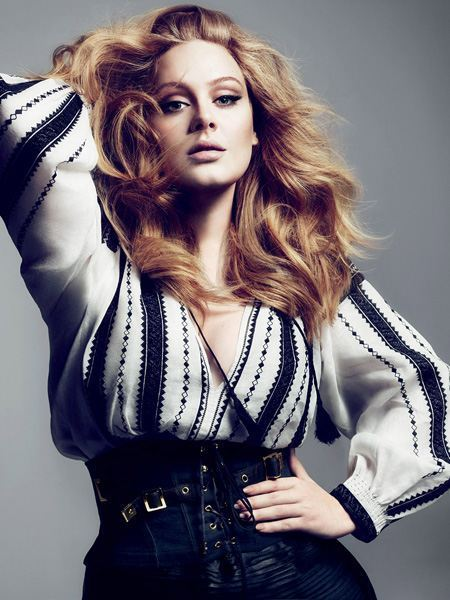
#> input picture images/adele.jpg, 450 x 600 px
$ python face_detection.py
#> lines starting #> are read from the running program, lines starting #| are printed output that depends on the picture; after the words box and inside, x2 and y2 are one past the last pixel; in counts of white or black regions, pixels touching at a corner belong together
import cv2 as cv
img = cv.imread('images/adele.jpg')
#> img is the input picture: shape (600, 450, 3); mean B, G, R 117.5, 109.8, 116.8
gray = cv.cvtColor(img, cv.COLOR_BGR2GRAY)
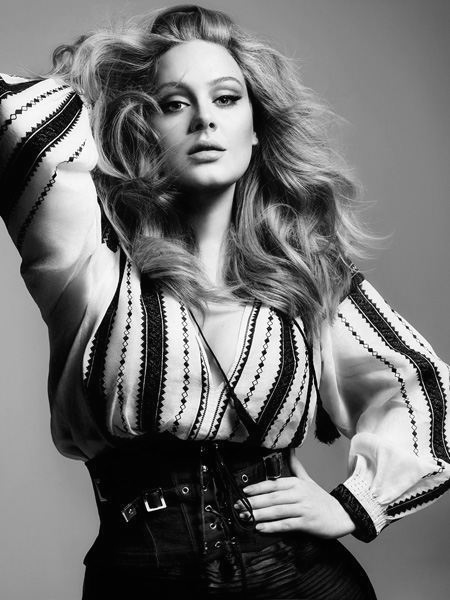
#> gray: shape (600, 450); min 0, max 255, mean 112.7
faces = cv.CascadeClassifier('f.xml')
results = faces.detectMultiScale(gray, scaleFactor=1.9, minNeighbors=2)
#> results = [[124, 32, 165, 165]]
for (x, y, w, h) in results:
    cv.rectangle(img, (x, y), (x + w, y + h), (0, 0, 155), thickness=2)
#> this loop made 1 pass
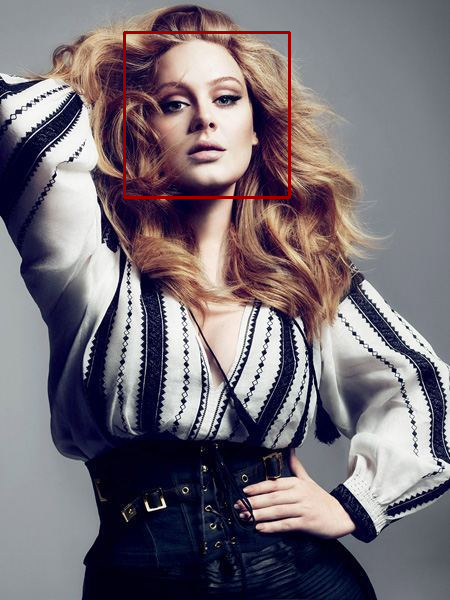
#> img: shape (600, 450, 3); 0.73% of pixels changed, all inside (x1, y1, x2, y2) = (123, 31, 291, 199)

cv.imshow('Detected faces', img)
cv.waitKey(4000)

$ run again, with images/jennifer-lopez.png saved as images/adele.jpg
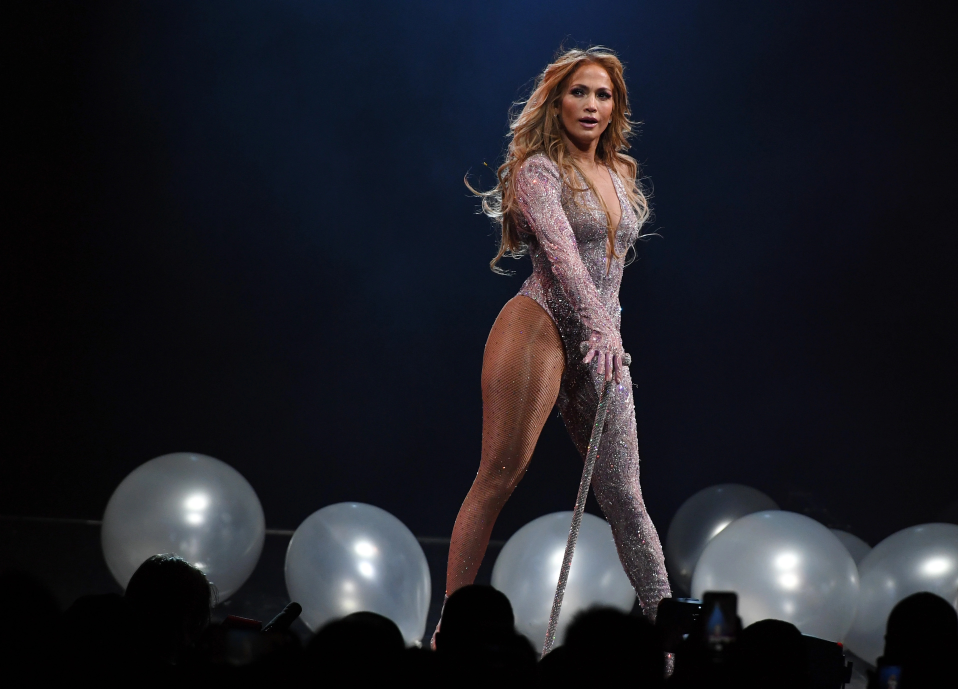
#> input picture images/jennifer-lopez.png, 3832 x 2756 px (shown at 1/4 size)
#> img is the input picture: shape (2756, 3832, 3); mean B, G, R 37.8, 31, 30.8
#> `gray = cv.cvtColor(img, cv.COLOR_BGR2GRAY)`:
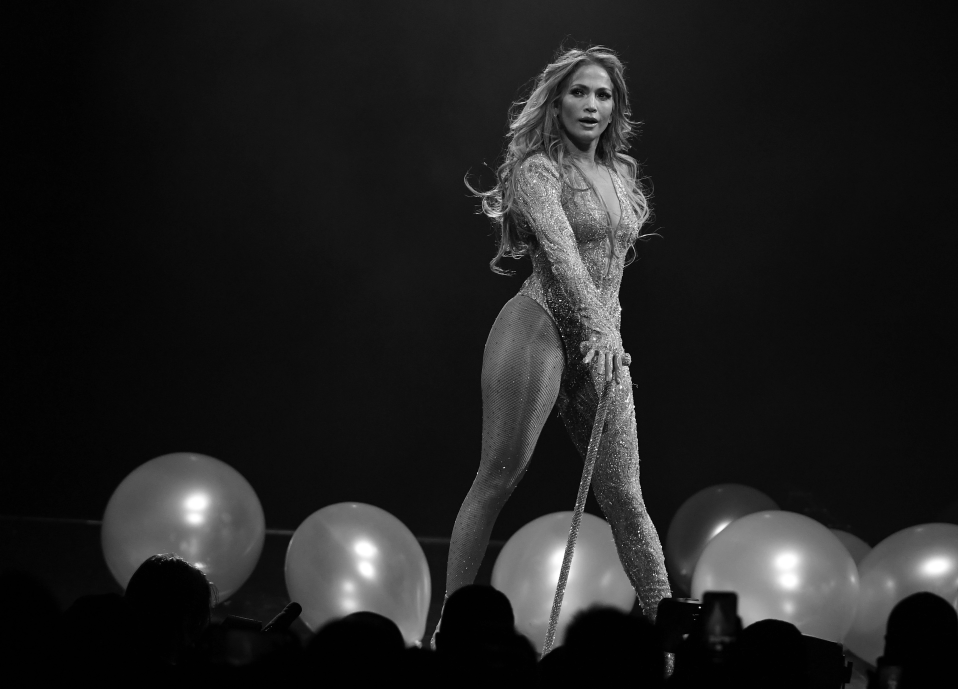
#> gray: shape (2756, 3832) (shown at 1/4 size); min 0, max 255, mean 31.7
#> results = [[2207, 249, 313, 313]]
#> the loop `for (x, y, w, h) in results:` made 1 pass
